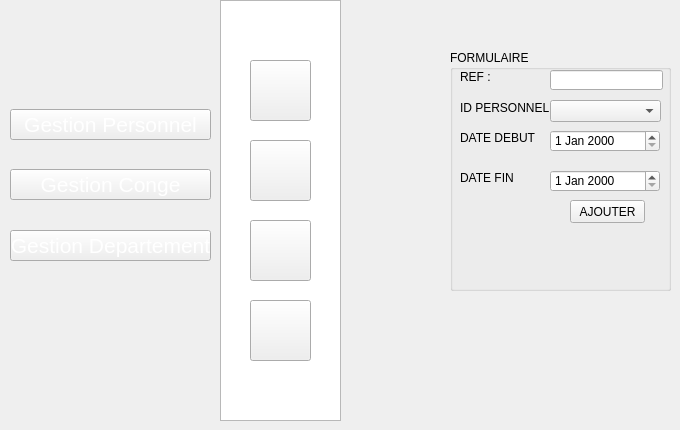
   <widget class="QWidget" name="page_14">
    <widget class="QPushButton" name="pushButton_90">
     <property name="geometry">
      <rect>
       <x>10</x>
       <y>109</y>
       <width>201</width>
       <height>31</height>
      </rect>
     </property>
     <property name="font">
      <font>
       <pointsize>16</pointsize>
       <weight>50</weight>
       <bold>false</bold>
      </font>
     </property>
     <property name="styleSheet">
      <string notr="true">color: rgb(255, 255, 255);</string>
     </property>
     <property name="text">
      <string>Gestion Personnel</string>
     </property>
    </widget>
    <widget class="QPushButton" name="pushButton_91">
     <property name="geometry">
      <rect>
       <x>10</x>
       <y>169</y>
       <width>201</width>
       <height>31</height>
      </rect>
     </property>
     <property name="font">
      <font>
       <pointsize>16</pointsize>
       <weight>50</weight>
       <bold>false</bold>
      </font>
     </property>
     <property name="styleSheet">
      <string notr="true">color: rgb(255, 255, 255);

background-image: url(:/new/prefix1/img/selected2.png);</string>
     </property>
     <property name="text">
      <string>Gestion Conge</string>
     </property>
    </widget>
    <widget class="QPushButton" name="pushButton_92">
     <property name="geometry">
      <rect>
       <x>250</x>
       <y>60</y>
       <width>61</width>
       <height>61</height>
      </rect>
     </property>
     <property name="styleSheet">
      <string notr="true">image: url(:/new/prefix1/img/icon-ajout2.png);
background-image: url(:/new/prefix1/img/bg.png);</string>
     </property>
     <property name="text">
      <string/>
     </property>
    </widget>
    <widget class="QPushButton" name="pushButton_94">
     <property name="geometry">
      <rect>
       <x>250</x>
       <y>140</y>
       <width>61</width>
       <height>61</height>
      </rect>
     </property>
     <property name="styleSheet">
      <string notr="true">image: url(:/new/prefix1/img/icon-modif2 (1).png);</string>
     </property>
     <property name="text">
      <string/>
     </property>
    </widget>
    <widget class="QPushButton" name="pushButton_95">
     <property name="geometry">
      <rect>
       <x>250</x>
       <y>300</y>
       <width>61</width>
       <height>61</height>
      </rect>
     </property>
     <property name="styleSheet">
      <string notr="true">image: url(:/new/prefix1/img/icon-supp2 (1).png);</string>
     </property>
     <property name="text">
      <string/>
     </property>
    </widget>
    <widget class="QPushButton" name="pushButton_96">
     <property name="geometry">
      <rect>
       <x>250</x>
       <y>220</y>
       <width>61</width>
       <height>61</height>
      </rect>
     </property>
     <property name="styleSheet">
      <string notr="true">image: url(:/new/prefix1/img/icon-afficher2.png);</string>
     </property>
     <property name="text">
      <string/>
     </property>
    </widget>
    <widget class="QListView" name="listView_10">
     <property name="geometry">
      <rect>
       <x>220</x>
       <y>0</y>
       <width>121</width>
       <height>421</height>
      </rect>
     </property>
     <property name="styleSheet">
      <string notr="true">background-image: url(:/new/prefix1/img/selected.png);</string>
     </property>
    </widget>
    <widget class="QLabel" name="label_27">
     <property name="geometry">
      <rect>
       <x>130</x>
       <y>60</y>
       <width>71</width>
       <height>20</height>
      </rect>
     </property>
     <property name="text">
      <string/>
     </property>
    </widget>
    <widget class="QPushButton" name="pushButton_128">
     <property name="geometry">
      <rect>
       <x>10</x>
       <y>230</y>
       <width>201</width>
       <height>31</height>
      </rect>
     </property>
     <property name="font">
      <font>
       <pointsize>16</pointsize>
       <weight>50</weight>
       <bold>false</bold>
      </font>
     </property>
     <property name="styleSheet">
      <string notr="true">color: rgb(255, 255, 255);</string>
     </property>
     <property name="text">
      <string>Gestion Departement</string>
     </property>
    </widget>
    <widget class="QGroupBox" name="groupBox_5">
     <property name="geometry">
      <rect>
       <x>450</x>
       <y>50</y>
       <width>221</width>
       <height>241</height>
      </rect>
     </property>
     <property name="title">
      <string>FORMULAIRE</string>
     </property>
     <widget class="QLabel" name="label_32">
      <property name="geometry">
       <rect>
        <x>10</x>
        <y>50</y>
        <width>91</width>
        <height>16</height>
       </rect>
      </property>
      <property name="text">
       <string>ID PERSONNEL :</string>
      </property>
      <property name="scaledContents">
       <bool>false</bool>
      </property>
     </widget>
     <widget class="QLineEdit" name="ref">
      <property name="geometry">
       <rect>
        <x>100</x>
        <y>20</y>
        <width>113</width>
        <height>20</height>
       </rect>
      </property>
     </widget>
     <widget class="QLabel" name="label_33">
      <property name="geometry">
       <rect>
        <x>10</x>
        <y>20</y>
        <width>47</width>
        <height>13</height>
       </rect>
      </property>
      <property name="focusPolicy">
       <enum>Qt::StrongFocus</enum>
      </property>
      <property name="text">
       <string>REF :</string>
      </property>
      <property name="textFormat">
       <enum>Qt::AutoText</enum>
      </property>
      <property name="scaledContents">
       <bool>false</bool>
      </property>
     </widget>
     <widget class="QPushButton" name="ajouterconge">
      <property name="geometry">
       <rect>
        <x>120</x>
        <y>150</y>
        <width>75</width>
        <height>23</height>
       </rect>
      </property>
      <property name="text">
       <string>AJOUTER</string>
      </property>
     </widget>
     <widget class="QDateEdit" name="datedebut">
      <property name="geometry">
       <rect>
        <x>100</x>
        <y>80</y>
        <width>110</width>
        <height>22</height>
       </rect>
      </property>
     </widget>
     <widget class="QDateEdit" name="datefin">
      <property name="geometry">
       <rect>
        <x>100</x>
        <y>120</y>
        <width>110</width>
        <height>22</height>
       </rect>
      </property>
     </widget>
     <widget class="QLabel" name="label_53">
      <property name="geometry">
       <rect>
        <x>10</x>
        <y>80</y>
        <width>91</width>
        <height>16</height>
       </rect>
      </property>
      <property name="text">
       <string>DATE DEBUT</string>
      </property>
      <property name="scaledContents">
       <bool>false</bool>
      </property>
     </widget>
     <widget class="QLabel" name="label_54">
      <property name="geometry">
       <rect>
        <x>10</x>
        <y>120</y>
        <width>91</width>
        <height>16</height>
       </rect>
      </property>
      <property name="text">
       <string>DATE FIN</string>
      </property>
      <property name="scaledContents">
       <bool>false</bool>
      </property>
     </widget>
     <widget class="QComboBox" name="id_p">
      <property name="geometry">
       <rect>
        <x>100</x>
        <y>50</y>
        <width>111</width>
        <height>22</height>
       </rect>
      </property>
     </widget>
    </widget>
    <zorder>listView_10</zorder>
    <zorder>pushButton_90</zorder>
    <zorder>pushButton_91</zorder>
    <zorder>pushButton_92</zorder>
    <zorder>pushButton_94</zorder>
    <zorder>pushButton_95</zorder>
    <zorder>pushButton_96</zorder>
    <zorder>label_27</zorder>
    <zorder>pushButton_128</zorder>
    <zorder>groupBox_5</zorder>
   </widget>
